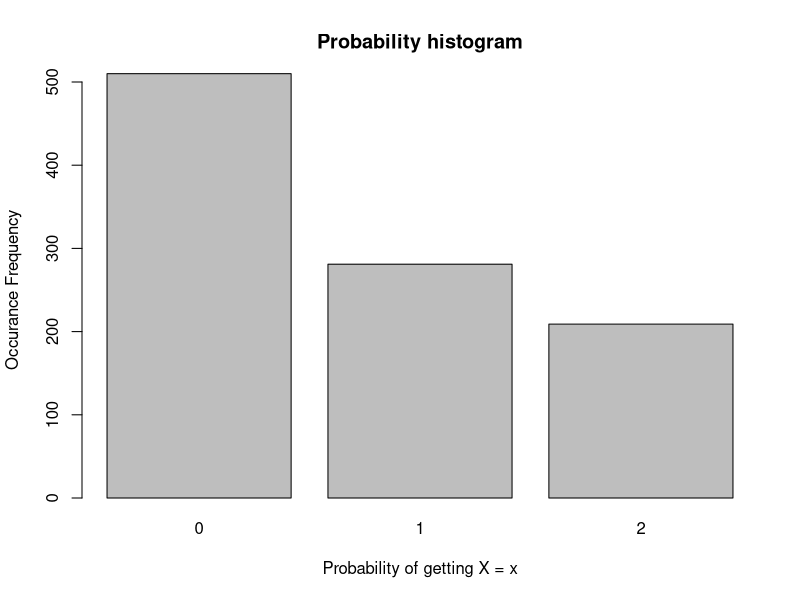

Recreate this plot in R.
## ---- chunk 1
X <- c(0.5, 0.3, 0.2)
cumsum.X <- cumsum(X)
cumsum.X
## ---- chunk 2
pX <- function (x){
  return(cumsum.X[x+1])
}
## ---- chunk 3
rX <- function(x){
  U <- runif(x)
  X <- numeric(x)
  x <- 0
  for (x in 0:6) {
    X[U >= pX(x)] <- x + 1
    x <- x+1
  }
  return(X)
}
rX(10)
## ---- chunk 4
myX <- rX(1000)
## ---- chunk 5
table(myX)
## ---- chunk 6
barplot(table(myX), xlab = "Probability of getting X = x", ylab="Occurance Frequency",ylim = c(0,500), main="Probability histogram")
## ---- chunk 7
binsim <- rbinom(1000, size = 20, prob = 0.3)
## ---- chunk 8
mean(binsim <= 5)
## ---- chunk 9
mean(binsim == 5)
## ---- chunk 10
mean(binsim)
## ---- chunk 11
var(binsim)
## ---- chunk 12
P1 <- rpois(10000, lambda = 5)
P2 <- rpois(10000, lambda = 25)
P3 <- rpois(10000, lambda = 125)
P4 <- rpois(10000, lambda = 625)
## ---- chunk 13
cat("default", mean(P1), mean(P2), mean(P3), mean(P4))
cat("\n sqrt: ", mean(sqrt(P1)), mean(sqrt(P2)), mean(sqrt(P3)), mean(sqrt(P4)))
cat("\n var sqrt: ", var(sqrt(P1)), var(sqrt(P2)), var(sqrt(P3)), var(sqrt(P4)))
cat("\n var: ", var(P1), var(P2), var(P3), var(P4))
